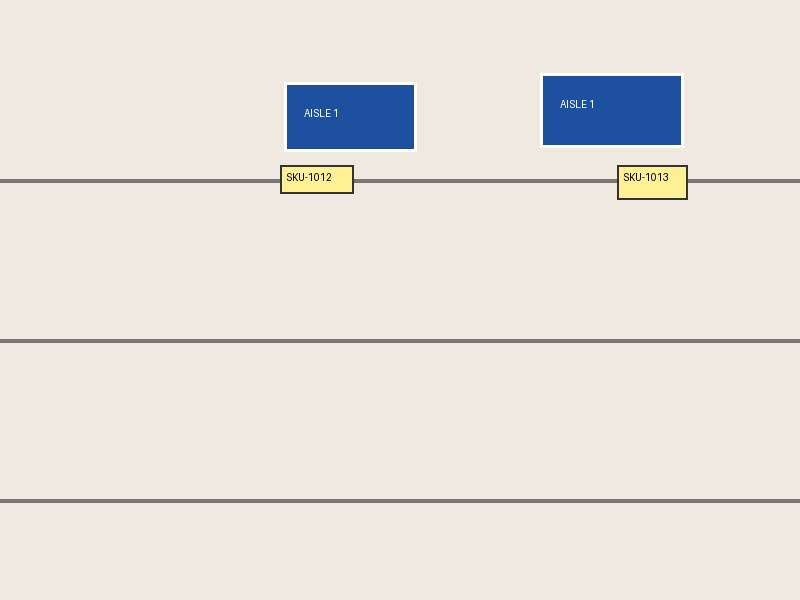
#> input picture multi_class/test/test_shelf_001.jpg, 800 x 600 px; its folder holds only this picture in this run
$ jupyter execute 13_preprocessing_and_postprocessing_impact_comparison.ipynb   (shell and % lines are left out)
#> lines starting #> are read from the running program, lines starting #| are printed output that depends on the picture
# Step 13: Preprocessing & Postprocessing Impact Visual Comparison
### High-Resolution Diagnostic Visualizer for RF-DETR Multi-Class Tag Detection (`tagdet_rt`)

This interactive notebook demonstrates, isolates, and visually analyzes the exact impact of every **Preprocessing** and **Postprocessing** stage in the production RF-DETR pipeline.

---

### 🔍 What This Notebook Compares:

#### 1. Preprocessing Impact (Input Side):
- **Direct Bilinear Stretch vs. Aspect-Preserving Letterbox**: Compares geometric distortion of barcodes/placards vs. uniform scaling with gray padding to `[640, 480]`.
- **DINOv2 ViT Internal Resolution**: Visualizes what the transformer backbone actually processes at `[560, 560]`.
- **Color Space & Normalization**: Demonstrates raw `[0, 255]` vs. float `[0, 1]` vs. ImageNet standard `(x - mean) / std`, plus the common BGR vs. RGB channel swap bug.

#### 2. Postprocessing Impact (Output Side):
- **Coordinate System Inversion (Un-mapping)**: Compares direct aspect rescale vs. inverse letterbox offset removal back to high-resolution camera coordinates.
- **Confidence Threshold Sensitivity**: Sweeps confidence thresholds (`0.15`, `0.45`, `0.75`) to analyze recall vs. precision trade-offs.
- **Decoder Query Deduplication (Raw vs. NMS vs. Weighted Box Fusion)**: Visualizes DETR decoder query jitter and how WBF fuses candidate boxes weighted by confidence.
- **Domain-Specific Recalibrations**:
  - *Boundary Shrinkage (`shrink_factor=0.96`)*: Strips 4% metal rail intrusion to frame labels tightly.
  - *Placard Fragment Merging*: Stitches split alphanumeric characters (e.g. `'D'` and `'17'` into `'D17'`).

#### 3. Dual-Path High-Resolution Visual Rendering:
- Generates razor-sharp, crystal-clear side-by-side composite images using **Pure PIL Image Composition & IPython inline display**, completely immune to Matplotlib backend issues, plus Matplotlib inline figures.

[cell 1]
# STEP 0 - Environment Dependencies

[cell 2]
# CELL 1 - Imports, Dual-Path Display Engine & Logger Setup
import os, sys, json, time, math, copy, logging, random, warnings
warnings.filterwarnings("ignore", category=FutureWarning)
warnings.filterwarnings("ignore", category=UserWarning)
from pathlib import Path
from typing import Dict, List, Any, Optional, Tuple, Union

import numpy as np
from PIL import Image, ImageDraw, ImageFont, ImageColor, ImageFilter
from IPython.display import display, Image as IPImage
import matplotlib.pyplot as plt
import matplotlib.patches as patches

# Resilient tabulate import with pure python fallback
try:
    from tabulate import tabulate
except ImportError:
    # [13 lines left out: function tabulate, not called in this run]

# Directory for saving high-resolution preview images
PREVIEW_DIR = Path("output_previews")
PREVIEW_DIR.mkdir(parents=True, exist_ok=True)

# Auto-flushing console logger
logger = logging.getLogger("preprocess_postprocess_impact")
logger.setLevel(logging.INFO)
logger.handlers.clear()
handler = logging.StreamHandler(sys.stdout)
handler.setFormatter(logging.Formatter("%(asctime)s | %(levelname)-8s | %(message)s", datefmt="%H:%M:%S"))
logger.addHandler(handler)
logger.propagate = False

logger.info("✓ Environment & High-Resolution Display Engine Ready.")

[cell 3]
# CELL 2 - Pipeline Constants & Image Auto-Discovery
CLASS_NAMES = ["blue_aisle", "blue_bay", "location_tag"]
NUM_CLASSES = len(CLASS_NAMES)

# High-Contrast Color Palette (RGB tuples for PIL & Hex for Matplotlib)
RGB_COLORS = {
    "blue_aisle": (30, 136, 229),     # Rich Blue
    "blue_bay": (0, 188, 212),        # Cyan / Teal
    "location_tag": (76, 175, 80),    # Vivid Green
    "ground_truth": (255, 193, 7),    # Amber / Gold
    "noise": (244, 67, 54)            # Red
}

HEX_COLORS = {
    "blue_aisle": "#1E88E5",
    "blue_bay": "#00BCD4",
    "location_tag": "#4CAF50",
    "ground_truth": "#FFC107",
    "noise": "#F44336"
}

# Triton tagdet_rt Binding Dimensions
TARGET_HEIGHT = 640
TARGET_WIDTH = 480
INTERNAL_RESOLUTION = 560
TOTAL_OUTPUT_ROWS = 18900
OUTPUT_COLS = 7  # [cx, cy, w, h, s_0, s_1, s_2]

# ImageNet Normalization Constants
IMAGENET_MEAN = np.array([0.485, 0.456, 0.406], dtype=np.float32)
IMAGENET_STD  = np.array([0.229, 0.224, 0.225], dtype=np.float32)

REPO_ROOT = next((p.resolve() for p in [Path("."), Path(".."), Path("../..")] if (p / ".git").exists() or (p / "coco_files").exists()), Path(".").resolve())

# Discover Test Images & COCO files across all common paths
candidate_image_dirs = [
    REPO_ROOT / "multi_class_rfdetr" / "dataset" / "test",
    REPO_ROOT / "coco_files",
    REPO_ROOT / "images",
    REPO_ROOT / "test_images",
    Path("/home/jupyter/multi_class_rfdetr/dataset/test"),
    Path("/home/jupyter/location_tag/coco_files")
]

discovered_image_files = []
for d in candidate_image_dirs:
    if d.exists() and d.is_dir():
        for ext in ["*.jpg", "*.jpeg", "*.png"]:
            discovered_image_files.extend(list(d.glob(ext)))

# Fallback: High-Fidelity Photorealistic Warehouse Shelf Image Generator
# [48 lines left out: function create_photorealistic_shelf_image, not called in this run]

# Select Test Image: Use real test image if available, otherwise high-fidelity synthetic
if discovered_image_files:
    test_img_path = discovered_image_files[0]
    SAMPLE_IMG = Image.open(str(test_img_path)).convert("RGB")
#> SAMPLE_IMG is the input picture: PIL image 800x600 RGB; mean R, G, B 229.8, 225.1, 219.7
    SAMPLE_GT = []
    logger.info(f"✓ Loaded real test image from: {test_img_path} ({SAMPLE_IMG.size[0]}x{SAMPLE_IMG.size[1]})")
#| 07:44:12 | INFO     | ✓ Loaded real test image from: multi_class/test/test_shelf_001.jpg (800x600)
else:
    SAMPLE_IMG, SAMPLE_GT = create_photorealistic_shelf_image()
    logger.info(f"✓ Generated high-fidelity warehouse shelf image ({SAMPLE_IMG.size[0]}x{SAMPLE_IMG.size[1]}) with {len(SAMPLE_GT)} Ground Truth tags.")

[cell 4]
# CELL 3 - Preprocessing Transformations (Direct Stretch vs. Letterbox vs. ViT)
def preprocess_direct_resize(pil_img: Image.Image, target_w: int = TARGET_WIDTH, target_h: int = TARGET_HEIGHT):
    """
    Direct Bilinear Stretch strictly conforming to Triton tagdet_rt binding [1, 3, 640, 480].
    """
    orig_w, orig_h = pil_img.size
    resized = pil_img.resize((target_w, target_h), Image.Resampling.BILINEAR)
    arr = np.array(resized, dtype=np.float32) / 255.0
    norm = (arr - IMAGENET_MEAN) / IMAGENET_STD
    tensor = np.transpose(norm, (2, 0, 1))[np.newaxis, ...].astype(np.float32)
    return tensor, resized, (orig_w, orig_h)

def preprocess_letterbox(pil_img: Image.Image, target_w: int = TARGET_WIDTH, target_h: int = TARGET_HEIGHT):
    """
    Aspect-Preserving Letterbox with symmetric padding.
    Preserves natural barcode/placard aspect ratios without distortion.
    """
    orig_w, orig_h = pil_img.size
    scale = min(target_w / orig_w, target_h / orig_h)
    new_w, new_h = int(round(orig_w * scale)), int(round(orig_h * scale))

    resized = pil_img.resize((new_w, new_h), Image.Resampling.BILINEAR)
    pad_img = Image.new("RGB", (target_w, target_h), (114, 114, 114))  # 114 standard gray pad
    pad_x = (target_w - new_w) // 2
    pad_y = (target_h - new_h) // 2
    pad_img.paste(resized, (pad_x, pad_y))

    arr = np.array(pad_img, dtype=np.float32) / 255.0
    norm = (arr - IMAGENET_MEAN) / IMAGENET_STD
    tensor = np.transpose(norm, (2, 0, 1))[np.newaxis, ...].astype(np.float32)
    return tensor, pad_img, (orig_w, orig_h, scale, pad_x, pad_y)

# Run preprocessing
tensor_direct, img_direct, meta_direct = preprocess_direct_resize(SAMPLE_IMG)
#> in preprocess_direct_resize, `norm = (arr - IMAGENET_MEAN) / IMAGENET_STD`:
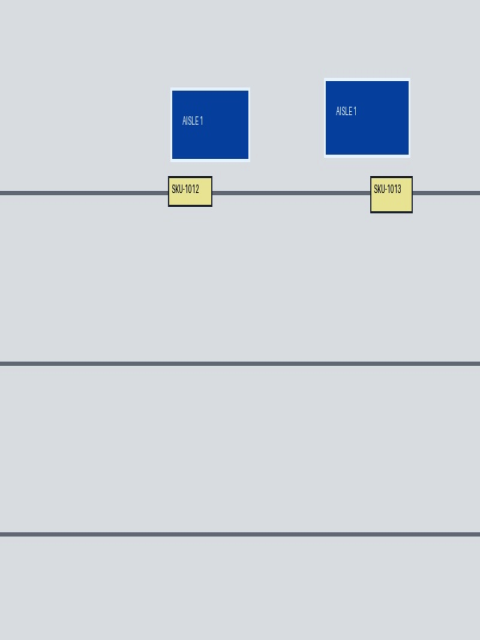
#> norm: shape (640, 480, 3) float32; mean R, G, B 1.82, 1.9, 2.03; drawn with min black and max white
#> meta_direct = (800, 600)
tensor_letter, img_letter, meta_letter = preprocess_letterbox(SAMPLE_IMG)
#> in preprocess_letterbox, `norm = (arr - IMAGENET_MEAN) / IMAGENET_STD`:
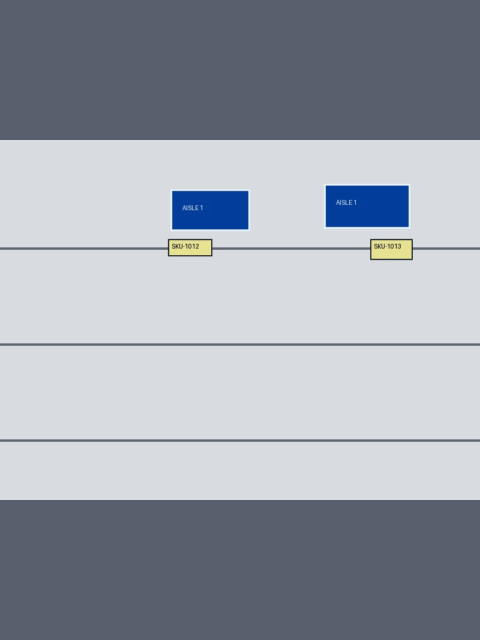
#> norm: shape (640, 480, 3) float32; mean R, G, B 0.951, 1.06, 1.22; drawn with min black and max white
#> meta_letter = (800, 600, 0.6, 0, 140)
img_vit = SAMPLE_IMG.resize((INTERNAL_RESOLUTION, INTERNAL_RESOLUTION), Image.Resampling.BILINEAR)

logger.info(f"Direct Resize Tensor:  {tensor_direct.shape} (Aspect Ratio: {TARGET_WIDTH/TARGET_HEIGHT:.2f}:1)")
#| 07:44:13 | INFO     | Direct Resize Tensor:  (1, 3, 640, 480) (Aspect Ratio: 0.75:1)
logger.info(f"Letterbox Tensor:      {tensor_letter.shape} (Original Aspect: {SAMPLE_IMG.size[0]/SAMPLE_IMG.size[1]:.2f}:1)")
#| 07:44:13 | INFO     | Letterbox Tensor:      (1, 3, 640, 480) (Original Aspect: 1.33:1)
logger.info(f"ViT Backbone Grid:     [1, 3, {INTERNAL_RESOLUTION}, {INTERNAL_RESOLUTION}] (40x40 patches)")

[cell 5]
# CELL 4 - Visual Side-by-Side: Preprocessing & Aspect Ratio Impact (High-Resolution PIL Compositor)

def create_panel_with_header(title: str, subtitle: str, content_img: Image.Image, border_color=(70, 80, 95), target_h=460) -> Image.Image:
    """Creates a crystal-clear framed panel with dark header banner and proportional height."""
    orig_w, orig_h = content_img.size
    scale = target_h / orig_h
    scaled_w = max(int(orig_w * scale), 280)
    scaled_img = content_img.resize((scaled_w, target_h), Image.Resampling.BILINEAR)

    header_h = 56
    total_w = scaled_w + 12
    total_h = target_h + header_h + 12

    panel = Image.new("RGB", (total_w, total_h), (25, 29, 36))
    draw = ImageDraw.Draw(panel)

    # Header background
    draw.rectangle([0, 0, total_w, header_h], fill=(36, 41, 51))
    draw.text((12, 10), title, fill=(255, 255, 255))
    draw.text((12, 32), subtitle, fill=(160, 175, 195))

    # Paste content
    panel.paste(scaled_img, (6, header_h + 6))
    # Outer border
    draw.rectangle([0, 0, total_w - 1, total_h - 1], outline=border_color, width=3)
    return panel

# Build 4 Preprocessing Inspection Panels
# Panel 1: Native Image with GT
img_gt_rendered = SAMPLE_IMG.copy()
draw_gt = ImageDraw.Draw(img_gt_rendered)
for item in SAMPLE_GT:
    b = item["box"]
    col = RGB_COLORS.get(item["label"], (255, 193, 7))
    draw_gt.rectangle(b, outline=col, width=5)
    draw_gt.rectangle([b[0], max(0, b[1] - 28), b[0] + len(item["name"]) * 11 + 16, b[1]], fill=col)
    draw_gt.text((b[0] + 8, max(4, b[1] - 22)), item["name"], fill=(255, 255, 255))

p1 = create_panel_with_header("1. Native High-Res Image", f"{SAMPLE_IMG.size[0]}x{SAMPLE_IMG.size[1]} | Aspect: {SAMPLE_IMG.size[0]/SAMPLE_IMG.size[1]:.2f}:1", img_gt_rendered, border_color=(255, 193, 7))
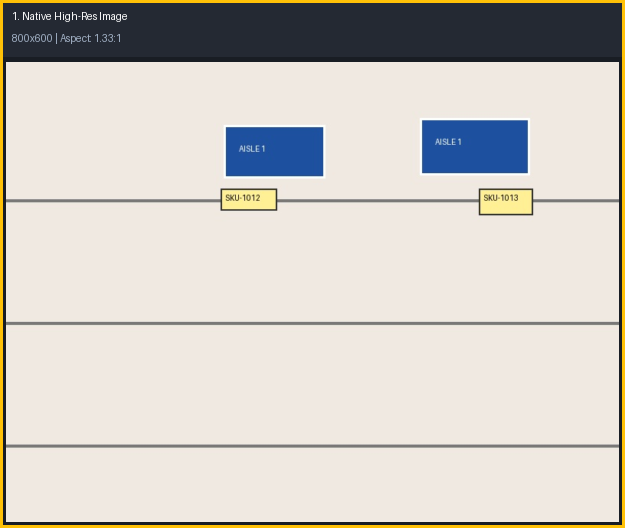
#> p1: PIL image 625x528 RGB; mean R, G, B 206.2, 201.4, 194.2
p2 = create_panel_with_header("2. Direct Resize (Triton Schema)", f"{TARGET_WIDTH}x{TARGET_HEIGHT} | Aspect: {TARGET_WIDTH/TARGET_HEIGHT:.2f}:1 (Squished)", img_direct, border_color=(244, 67, 54))
p3 = create_panel_with_header("3. Aspect-Preserving Letterbox", f"{TARGET_WIDTH}x{TARGET_HEIGHT} | Symmetric Pad y={meta_letter[4]}px", img_letter, border_color=(76, 175, 80))
#> call 3 of create_panel_with_header, with title = '3. Aspect-Preserving Letterbox', subtitle = '480x640 | Symmetric Pad y=140px', border_color = (76, 175, 80), target_h = 460
#> in create_panel_with_header (call 3), `scaled_img = content_img.resize((scaled_w, target_h), Image.Resampling..`:
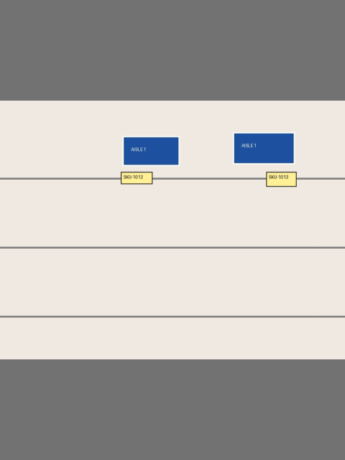
#> scaled_img: PIL image 345x460 RGB; mean R, G, B 179.2, 176.5, 173.5
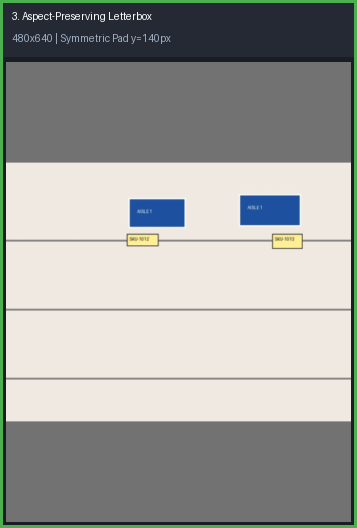
#> p3: PIL image 357x528 RGB; mean R, G, B 157.9, 159.1, 155.1
p4 = create_panel_with_header("4. DINOv2 ViT Backbone View", f"{INTERNAL_RESOLUTION}x{INTERNAL_RESOLUTION} | 40x40 Square Patches", img_vit, border_color=(30, 136, 229))
#> call 4 of create_panel_with_header, with title = '4. DINOv2 ViT Backbone View', subtitle = '560x560 | 40x40 Square Patches', border_color = (30, 136, 229), target_h = 460
#> in create_panel_with_header (call 4), `panel = Image.new("RGB", (total_w, total_h), (25, 29, 36))`:
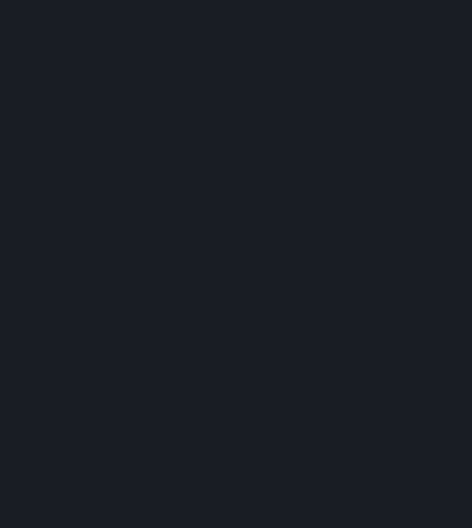
#> panel: PIL image 472x528 RGB; mean R, G, B 25, 29, 36
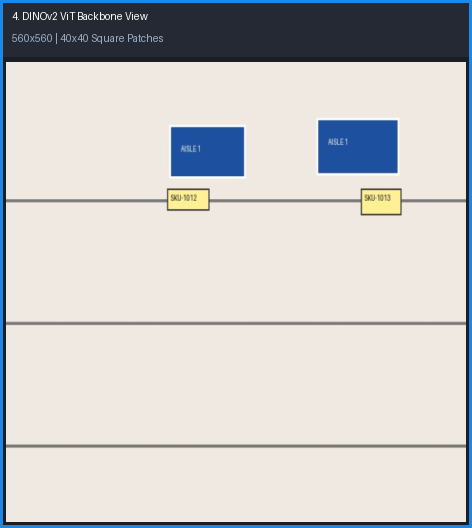
#> p4: PIL image 472x528 RGB; mean R, G, B 200.6, 199.7, 198.6

# Stitch Row 1 (Native + Direct) & Row 2 (Letterbox + ViT)
row1_w = p1.width + p2.width + 16
row1_h = max(p1.height, p2.height)
row1 = Image.new("RGB", (row1_w, row1_h), (18, 20, 26))
row1.paste(p1, (0, 0))
row1.paste(p2, (p1.width + 16, 0))
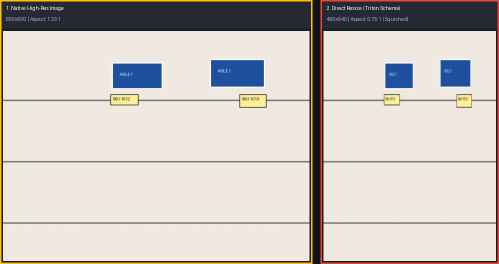
#> row1: PIL image 998x528 RGB (shown at 1/2 size); mean R, G, B 202.8, 196.9, 191.2

row2_w = p3.width + p4.width + 16
row2_h = max(p3.height, p4.height)
row2 = Image.new("RGB", (row2_w, row2_h), (18, 20, 26))
row2.paste(p3, (0, 0))
row2.paste(p4, (p3.width + 16, 0))
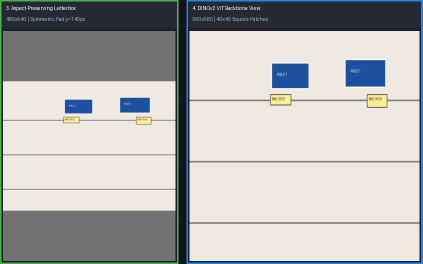
#> row2: PIL image 845x528 RGB (shown at 1/2 size); mean R, G, B 179.1, 179.1, 177

composite_w = max(row1_w, row2_w)
composite_h = row1_h + row2_h + 16
composite_img = Image.new("RGB", (composite_w, composite_h), (18, 20, 26))
composite_img.paste(row1, (0, 0))
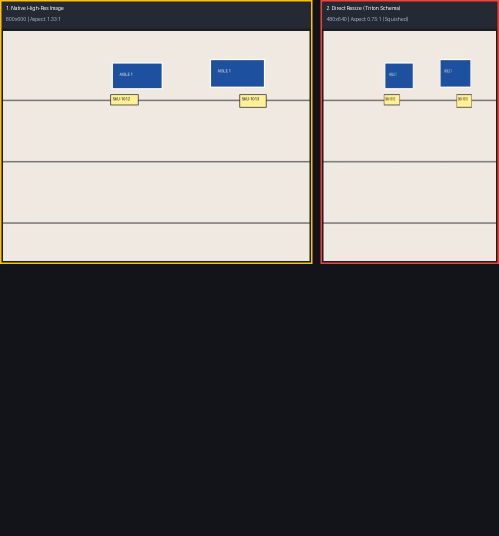
#> composite_img: PIL image 998x1072 RGB (shown at 1/2 size); mean R, G, B 109, 107.1, 107.4
composite_img.paste(row2, (0, row1_h + 16))
#> (the rest of the program and of its run is left out)
